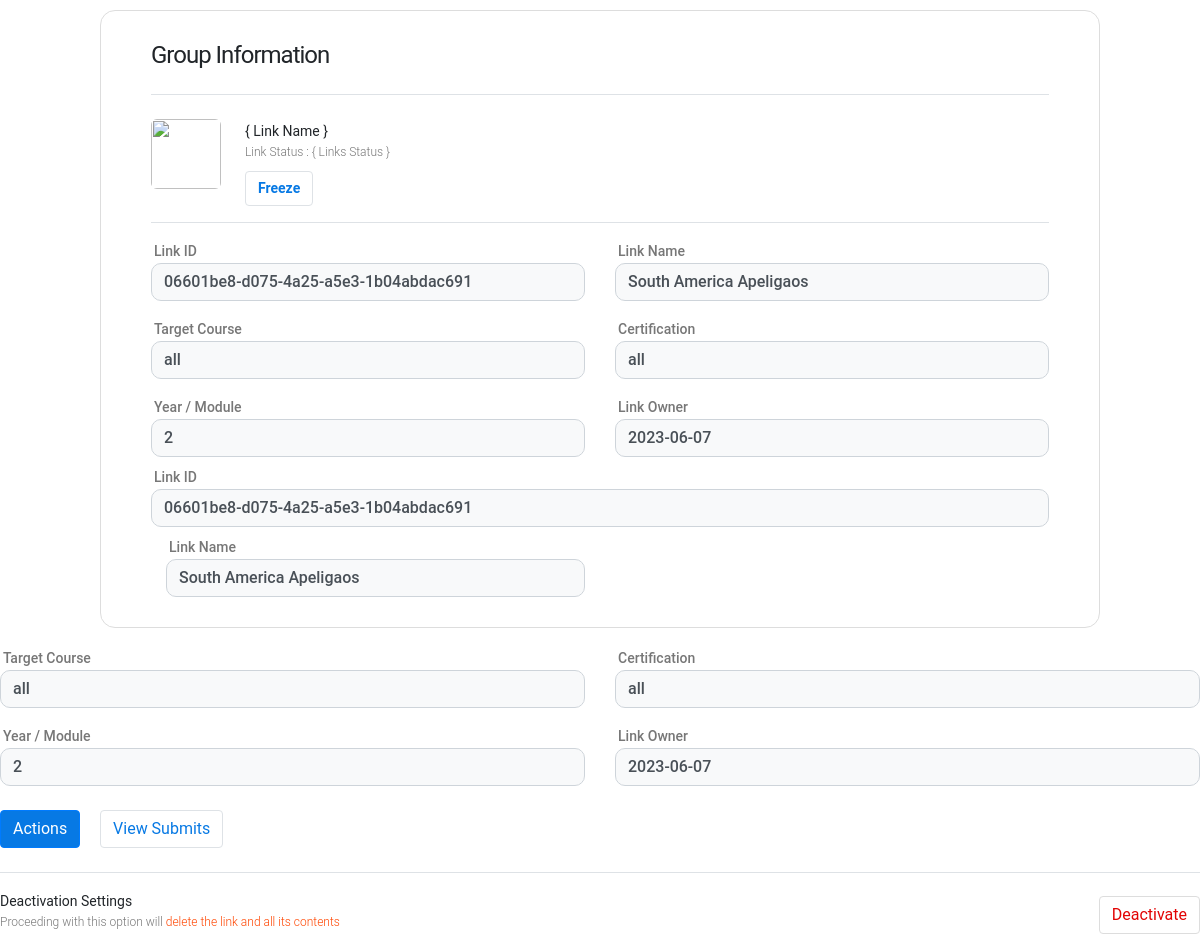
Screenshot of /Link/06601be8-d075-4a25-a5e3-1b04abdac691 with the database file from the repository.
### tables this page shows
CREATE TABLE UploadLinks(

                                        LinkID text NOT NULL,
                                        LinkTitle text NOT NULL ,
                                        TagCertification text NOT NULL,
                                        TagCourse text  NOT NULL,
                                        TagModule text NOT NULL,
                                        Validity text NOT NULL,
                                        Descriptor text NOT NULL,
                                        LinkOwner text NOT NULL,
                                        Timelapse text NOT NULL,
                                        Status text NOT NULL ,
                                        Sharebox text NOT NULL ,
                                        LinkSize text NOT NULL,
                                        JoinLink text NOT NULL
                                    );

### Daemon.py (the view)
@app.route("/Link/<string:UniqueID>")
def Link(UniqueID):
    Connection_Manager  =  Register_Upload_Link.create_connection("./static/Databases/backup.db")
    ObjectData = Register_Upload_Link.Query_Link_Existence(Connection_Manager , UniqueID )
    return render_template("LinkInformation.html" , ObjectData=ObjectData )

### Create_Link_DBContext.py (called while the page is built)
def create_connection(db_file):
    conn = None
    try:
        conn = sqlite3.connect(db_file)
    except Error as e:
        print(e)
    return conn

def Query_Link_Existence(conn , UniqueStr):
    cur = conn.cursor()
    cur.execute("SELECT * FROM UploadLinks  WHERE LinkID=?", (UniqueStr,))
    Credential = cur.fetchall()
    for DataChunk in Credential:
        print(DataChunk)
    return Credential

### templates/LinkInformation.html (shortened to what this page needs)
<!doctype html>
                        <html>
                            <head>
                                <link href='https://maxcdn.bootstrapcdn.com/bootstrap/4.0.0/css/bootstrap.min.css' rel='stylesheet'>
                                <link href='#' rel='stylesheet'>
                                </head>
                                <body >
                                <div class="wrapper bg-white mt-sm-10" style="width:fit">
    <h4 class="pb-4 border-bottom"> Group Information  </h4>
    <div class="d-flex align-items-start py-3 border-bottom">
        <img src="https://images.pexels.com/photos/1037995/pexels-photo-1037995.jpeg?auto=compress&cs=tinysrgb&dpr=1&w=500"
            class="img" alt="">
        <div class="pl-sm-4 pl-2" id="img-section">
            <b> { Link Name }  </b>
            <p> Link Status : { Links Status } </p>
            <button class="btn button border"><b> Freeze </b></button>
        </div>
    </div>
    <div class="py-2">
        <div class="row py-2">
            <div class="col-md-6">
              {% for ObjectData in ObjectData %}
                <label for="firstname"> Link ID </label>
                <input type="text" class="bg-light form-control" value="{{ObjectData[0]}}">
            </div>
            <div class="col-md-6 pt-md-0 pt-3">
                <label for="lastname"> Link Name </label>
                <input type="text" class="bg-light form-control" value="{{ObjectData[1]}}">
            </div>
        </div>
        <div class="row py-2">
            <div class="col-md-6">
                <label for="email"> Target Course </label>
                <input type="text" class="bg-light form-control" value="{{ObjectData[2]}}">
            </div>
            <div class="col-md-6 pt-md-0 pt-3">
                <label for="phone"> Certification </label>
                <input type="tel" class="bg-light form-control"  value="{{ObjectData[3]}}">
            </div>
        </div>
        <div class="row py-2">
            <div class="col-md-6">
                <label for="email">  Year / Module  </label>
                <input type="text" class="bg-light form-control" value="{{ObjectData[4]}}">
            </div>
            <div class="col-md-6 pt-md-0 pt-3">
                <label for="phone"> Link Owner </label>
                <input type="tel" class="bg-light form-control"  value="{{ObjectData[5]}}">
            </div>
        </div>
       {% endfor %}
        <div class="py-3 pb-4 border-bottom">
            <button class="btn btn-primary mr-3"> Actions </button>
            <button class="btn border button" onclick="trollBox()"> View Submits </button>
        </div>
        <div class="d-sm-flex align-items-center pt-3" id="deactivate">
            <div>
                <b>Deactivation Settings </b>
                <p> Proceeding with this option will <span style="color:orangered"> delete the link and all its contents   </span> </p>
            </div>
            <div class="ml-auto">
                <button class="btn danger">Deactivate</button>
            </div>
        </div>
                                </body>
                            </html>

### templates/LinkInformation.html (style rules this page uses)
* { margin: 0; padding: 0; box-sizing: border-box; }
body { font-family: 'Poppins', sans-serif; background-color: aliceblue; }
.wrapper { padding: 30px 50px; border: 1px solid #ddd; border-radius: 15px; margin: 10px auto; max-width: 1000px; }
h4 { letter-spacing: -1px; font-weight: 400; }
.img { width: 70px; height: 70px; border-radius: 6px; object-fit: cover; }
#img-section p,#deactivate p { font-size: 12px; color: #777; margin-bottom: 10px; text-align: justify; }
#img-section b,#img-section button,#deactivate b { font-size: 14px; }
label { margin-bottom: 0; font-size: 14px; font-weight: 500; color: #777; padding-left: 3px; }
.form-control { border-radius: 10px; }
input[value] { font-weight: 500; }
.button { background-color: #fff; color: #0779e4; }
.btn-primary { background-color: #0779e4; }
.danger { background-color: #fff; color: #e20404; border: 1px solid #ddd; }
body { font-family: "Roboto", -apple-system, BlinkMacSystemFont, "Segoe UI", Roboto, "Helvetica Neue", Arial, "Noto Sans", sans-serif, "Apple Color Emoji", "Segoe UI Emoji", "Segoe UI Symbol", "Noto Color Emoji"; background-color: #fff; font-weight: 300; }
p { color: #b3b3b3; font-weight: 300; }
h1, h2, h3, h4, h5, h6, .h1, .h2, .h3, .h4, .h5, .h6 { font-family: "Roboto", -apple-system, BlinkMacSystemFont, "Segoe UI", Roboto, "Helvetica Neue", Arial, "Noto Sans", sans-serif, "Apple Color Emoji", "Segoe UI Emoji", "Segoe UI Symbol", "Noto Color Emoji"; }

### rows the page displays
UploadLinks: LinkID "06601be8-d075-4a25-a5e3-1b04abdac691", LinkTitle "South America Apeligaos", TagCertification "all", TagCourse "all", TagModule "2", Validity "2023-06-07"
UploadLinks: LinkID "06601be8-d075-4a25-a5e3-1b04abdac691", LinkTitle "South America Apeligaos", TagCertification "all", TagCourse "all", TagModule "2", Validity "2023-06-07"
